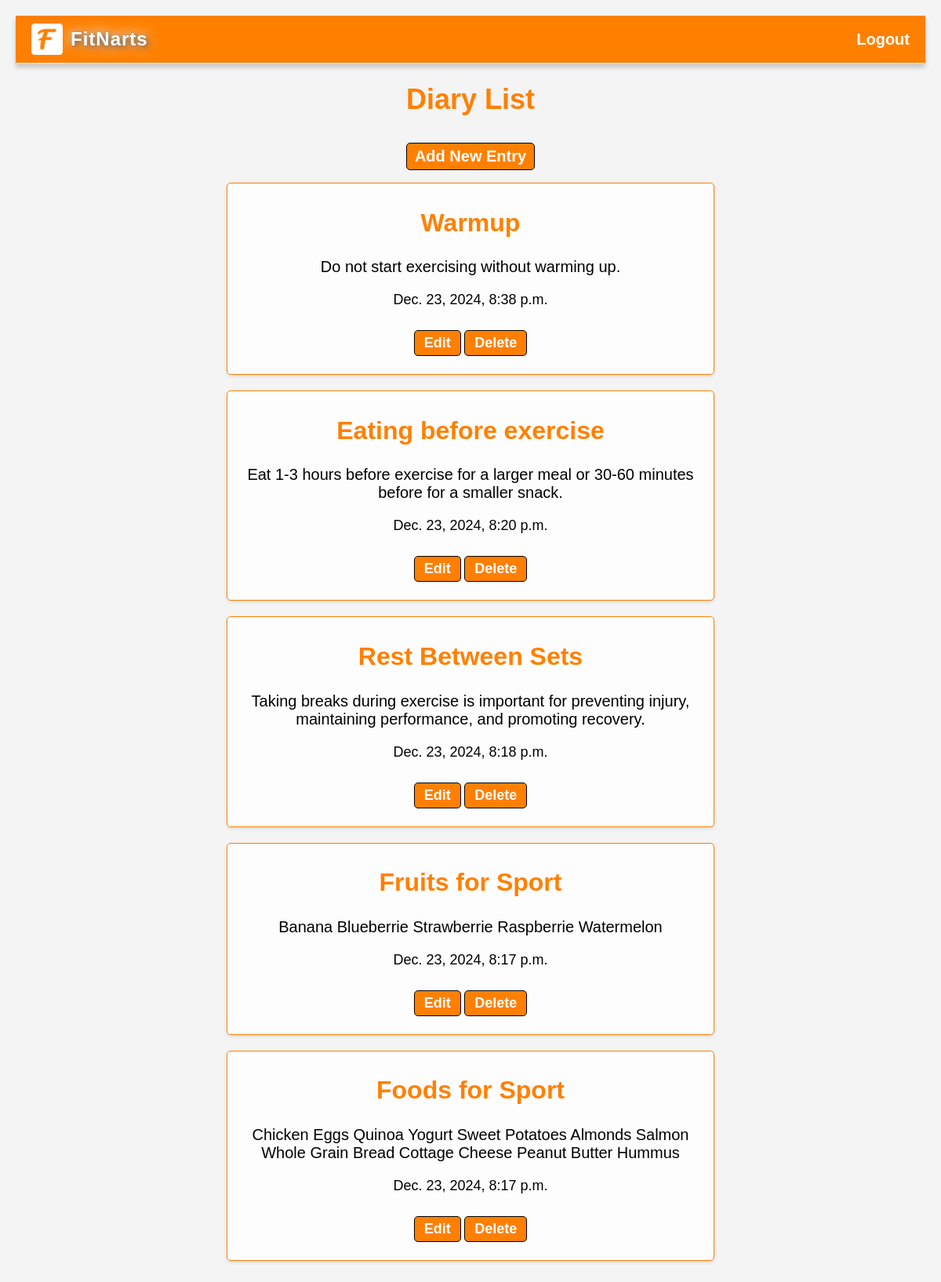
The page /diary/ (signed in) on the database its author committed.
### diary/models.py (models this page shows, shortened)
class DiaryEntry(models.Model):
    user = models.ForeignKey(User, on_delete=models.CASCADE)
    header = models.CharField(max_length=100)
    content = models.TextField()
    created_at = models.DateTimeField(auto_now_add=True)

### diary/views.py (the view)
# urls.py: path('', views.diary_list, name='diary_list'), # '' yerine diary yazarsan /diary/diary olur
@login_required
def diary_list(request):
    entries = DiaryEntry.objects.filter(user=request.user).order_by('-created_at')
    return render(request, 'diary/diary_list.html', {'entries': entries})

### diary/templates/diary/diary_list.html (shortened to what this page needs)
{% extends 'base/main.html' %}
{% block content %}
<h1 id="diary_header">Diary List</h1>
<a href="{% url 'add_entry' %}" id="new_entry_button">Add New Entry</a>
<br>
<ul>
    {% for entry in entries %}
        <li id="diary_li">
            <h2 id="entry_header">{{ entry.header }}</h2>
            <p id="entry_content">{{ entry.content }}</p>
            <p id="entry_created">{{ entry.created_at }}</p>
            <form method="post" action="{% url 'delete_entry' entry.id %}" style="display:inline;">
                <a href="{% url 'edit_entry' entry.id %}" id="entry_edit">Edit</a>
                <a href="{% url 'delete_entry' entry.id %}" id="entry_delete">Delete</a>
            </form>
            <br>
            <br>
        </li>
    {% endfor %}
</ul>
{% endblock %}

### static/css/main.css (style rules this page uses)
body { margin: 0; font-family: 'Arial', sans-serif; text-align: center; }
ul { list-style-type: none; padding: 0; }
li { margin-bottom: 10px; font-size: 16px; }

### static/css/exercise_detail.css (style rules this page uses)
#entry_content { word-wrap: break-word; overflow-wrap: break-word; white-space: normal; }
body { font-family: Arial, sans-serif; background-color: #f4f4f4; margin: 0; padding: 20px; }

### static/css/diary_list.css (style rules this page uses)
#diary_header { color: #FF8000; font-size: 36px; }
#new_entry_button { display: inline-block; margin-top: 10px; padding: 5px 10px; text-decoration: none; color: white; background-color: #FF8000; font-weight: bold; border: 1px solid black; border-radius: 5px; font-size: 20px; transition: background-color 0.3s ease; }
#entry_header { color: #FF8000; font-size: 32px; font-weight: bold; text-decoration: none; }
#entry_content { font-size: 20px; text-decoration: none; word-wrap: break-word; overflow-wrap: break-word; white-space: normal; }
#entry_created { font-size: 18px; text-decoration: none; }
#entry_delete { display: inline-block; margin-top: 10px; padding: 5px 12px; text-decoration: none; color: white; background-color: #FF8000; font-weight: bold; border: 1px solid black; border-radius: 5px; font-size: 18px; transition: background-color 0.3s ease; }
#entry_edit { display: inline-block; margin-top: 10px; padding: 5px 12px; text-decoration: none; color: white; background-color: #FF8000; font-weight: bold; border: 1px solid black; border-radius: 5px; font-size: 18px; transition: background-color 0.3s ease; }
#diary_li { border: 1px solid #FF8000; border-radius: 5px; padding: 5px 10px; margin-bottom: 20px; background-color: #fdfdfd; box-shadow: 0 2px 4px rgba(0, 0, 0, 0.1); transition: box-shadow 0.3s ease, transform 0.2s ease; margin-left: auto; margin-right: auto; text-align: center; width: 80%; max-width: 600px; }

### rows shown on the page
DiaryEntry: header "Warmup", content "Do not start exercising without warming up.", created_at "Dec. 23, 2024, 8:38 p.m."
DiaryEntry: header "Eating before exercise", content "Eat 1-3 hours before exercise for a larger meal or 30-60 minutes before for a smaller snack.", created_at "Dec. 23, 2024, 8:20 p.m."
DiaryEntry: header "Rest Between Sets", content "Taking breaks during exercise is important for preventing injury, maintaining performance, and promoting recovery.", created_at "Dec. 23, 2024, 8:18 p.m."
DiaryEntry: header "Fruits for Sport", content "Banana Blueberrie Strawberrie Raspberrie Watermelon", created_at "Dec. 23, 2024, 8:17 p.m."
DiaryEntry: header "Foods for Sport", content "Chicken Eggs Quinoa Yogurt Sweet Potatoes Almonds Salmon Whole Grain Bread Cottage Cheese Peanut Butter Hummus", created_at "Dec. 23, 2024, 8:17 p.m."
